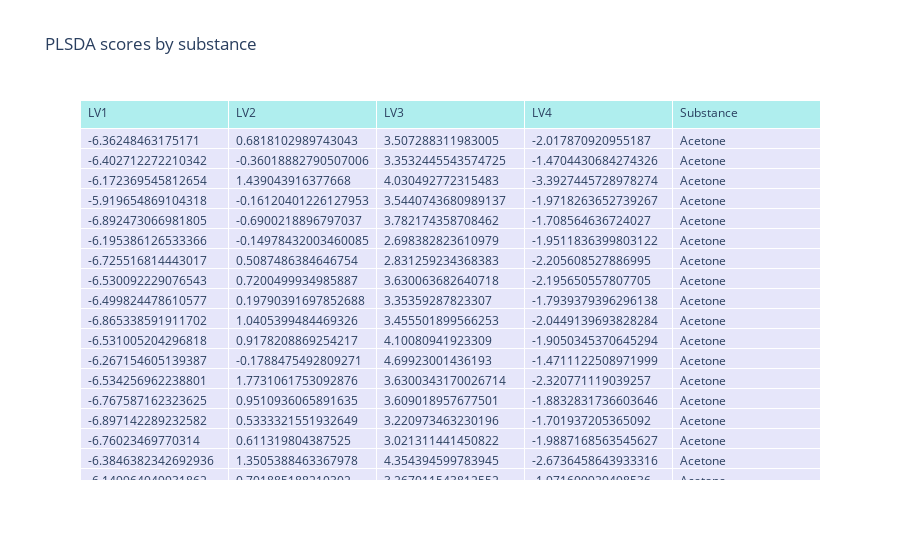
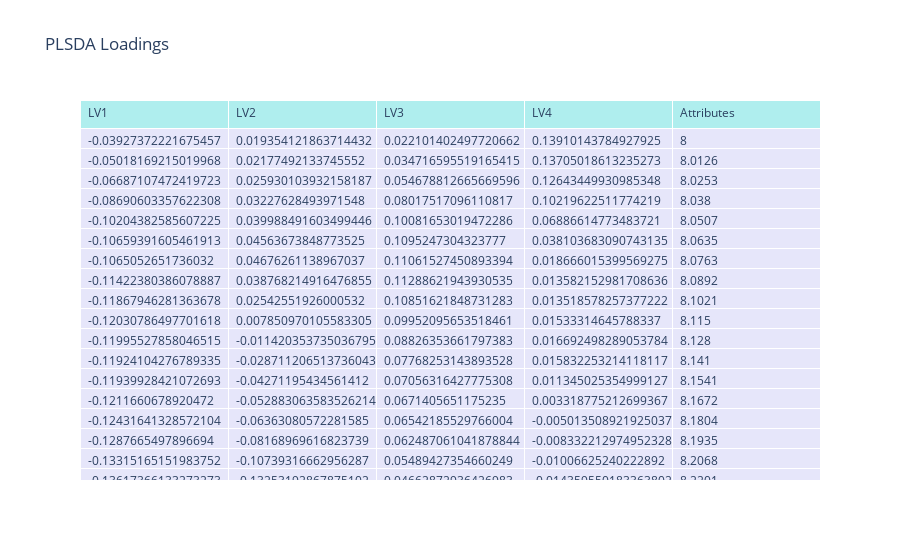
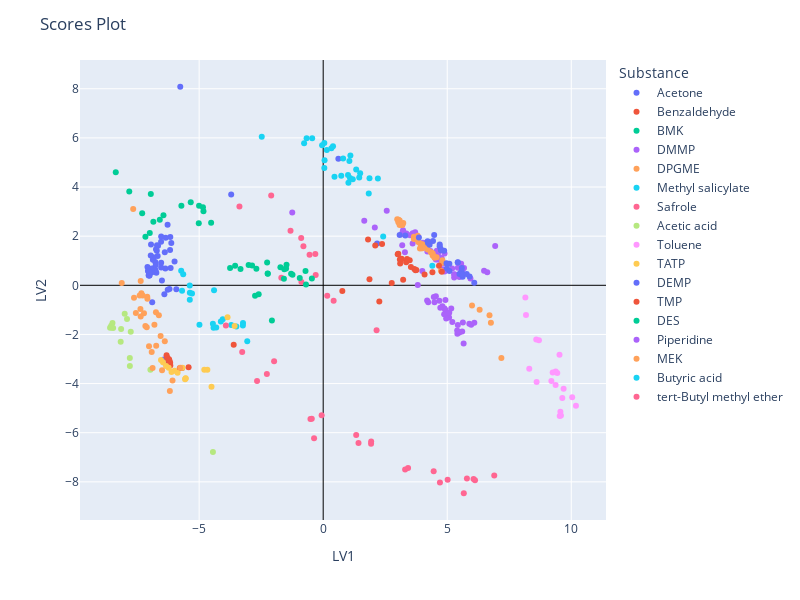
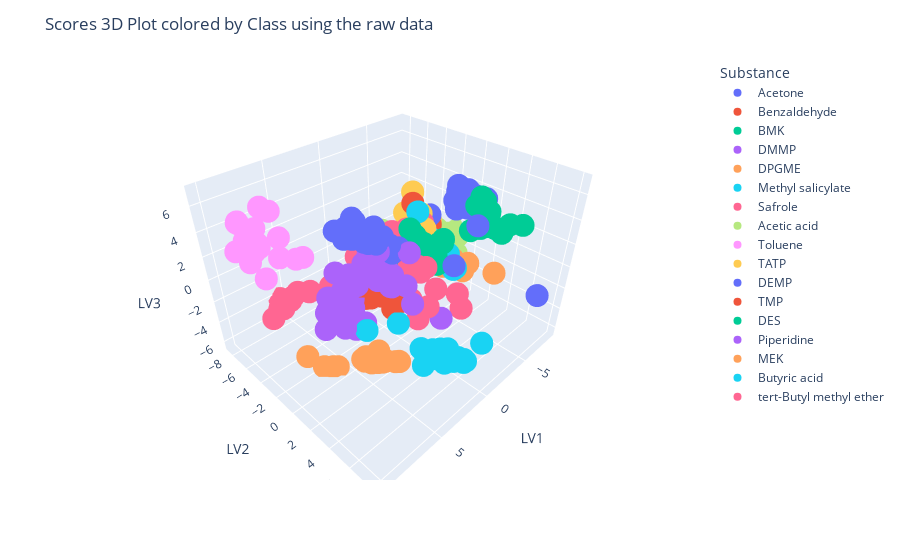

The notebook cell these images were saved under, in order:
### Markdown cell above
## Second step: PLSDA

- the `PLSDA` class provides Partial Least Squares Discriminant Analysis tools
- the `PLSDASettings` helper class holds the settings for the `PLSDA` class

### Code cell
from chemfusekit.plsda import PLSDASettings, PLSDA, GraphMode

# Initialize the settings for Principal Component Analysis
plsda_settings = PLSDASettings(
    n_components=4, # Number of components
    output=GraphMode.GRAPHIC,   # graphs will be printed as pictures
    test_split=True # Split testing will be carried out
)

# Initialize and run the PLSDA class
plsda = PLSDA(settings=plsda_settings, data=lldf.fused_data)
plsda.plsda()
